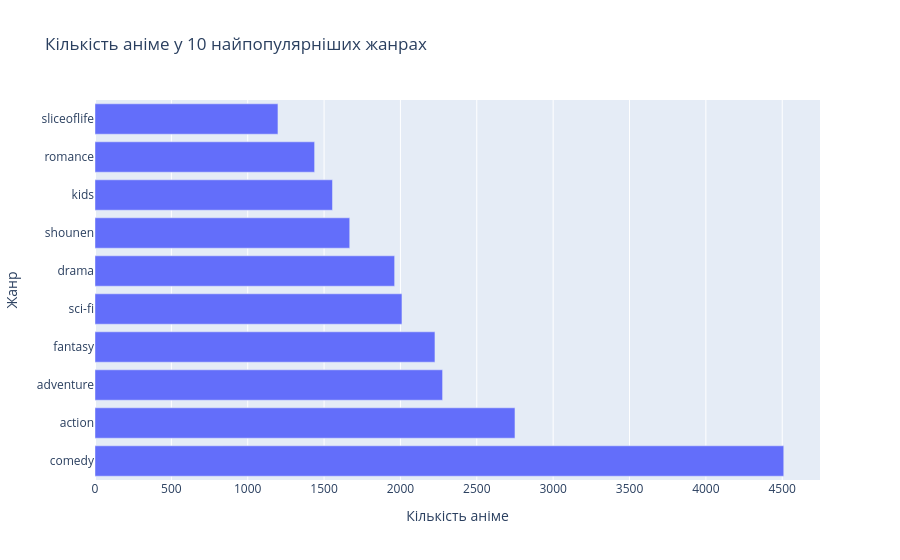

The notebook cell saved with this chart:
### Code cell
data['genre'] = data['genre'].astype(str).str.lower().str.replace(';', ',').str.replace(' ', '')
genre_counts = Counter()
data['genre'].str.split(',').apply(genre_counts.update)
top_genres = dict(genre_counts.most_common(10))
fig = px.bar(
    x=list(top_genres.values()),
    y=list(top_genres.keys()),
    orientation='h',
    labels={'x': 'Кількість аніме', 'y': 'Жанр'},
    title='Кількість аніме у 10 найпопулярніших жанрах'
)
fig.show()

### Figure 1 — Plotly figure (JSON) as saved in the notebook; plotly's stock layout.template omitted (floating-point values rounded to 4 significant figures)
{"data": [{"hovertemplate": "Кількість аніме=%{x}<br>Жанр=%{y}<extra></extra>", "legendgroup": "", "marker": {"color": "#636efa", "pattern": {"shape": ""}}, "name": "", "orientation": "h", "showlegend": false, "textposition": "auto", "type": "bar", "x": [4510, 2750, 2276, 2226, 2010, 1962, 1668, 1555, 1438, 1198], "xaxis": "x", "y": ["comedy", "action", "adventure", "fantasy", "sci-fi", "drama", "shounen", "kids", "romance", "sliceoflife"], "yaxis": "y"}], "layout": {"barmode": "relative", "legend": {"tracegroupgap": 0}, "title": {"text": "Кількість аніме у 10 найпопулярніших жанрах"}, "xaxis": {"anchor": "y", "domain": [0, 1], "title": {"text": "Кількість аніме"}}, "yaxis": {"anchor": "x", "domain": [0, 1], "title": {"text": "Жанр"}}}}
